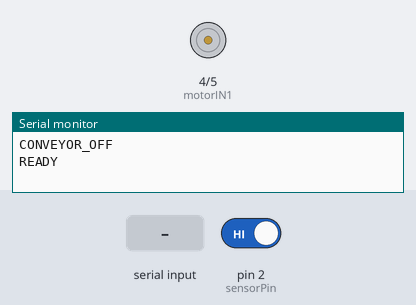
A sketch run on a simulated Arduino Uno, built with avr-gcc and run on an emulated ATmega328P. Parts: motor-driver pin pairs drawn as motors (green arrow = first pin HIGH = forward, orange = second pin HIGH = backward, longer = more drive), the last lines printed to the serial monitor. Inputs (shaded band) come from the test bench; at power-on: pin 2 (sensorPin) HIGH.

Above: at 1.2 s.
1.3 s: "START\n" received over Serial
At 1.7 s:
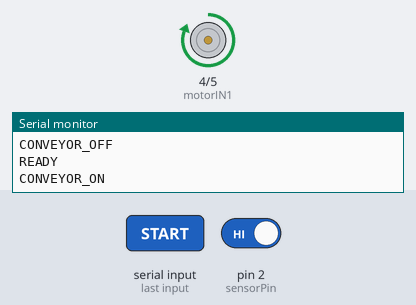
2.8 s: pin 2 (sensorPin) driven LOW
At 3.5 s:
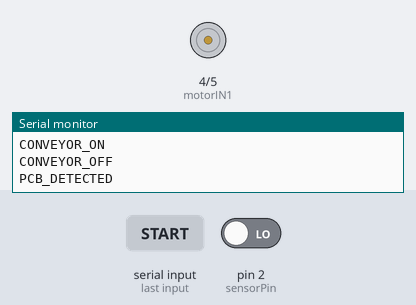
Timing chart, 0 to 5.8 s (numbered marks = the images above; inputs shaded):
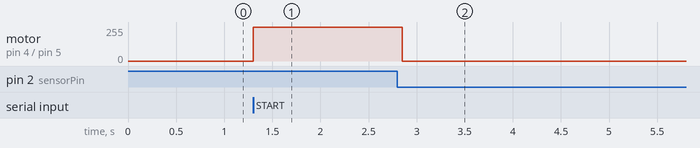

The sketch:

pcb_conveyor_uno.ino
```cpp
const int sensorPin = 2;
const int motorIN1  = 4;
const int motorIN2  = 5;

bool conveyorRunning  = false;
bool pcbDetected      = false;
bool waitingForResume = false;

// Sensor bypass: ignore IR sensor for BYPASS_DURATION ms after inspection
const unsigned long BYPASS_DURATION = 2000;
bool     sensorBypassed   = false;
unsigned long bypassStart = 0;

const unsigned long DEBOUNCE_MS = 50;
unsigned long sensorTriggeredAt = 0;
bool sensorArmed = false;

String inputBuffer = "";

void setup() {
  Serial.begin(115200);
  pinMode(sensorPin, INPUT_PULLUP);
  pinMode(motorIN1, OUTPUT);
  pinMode(motorIN2, OUTPUT);
  stopConveyor();
  Serial.println("READY");
}

void loop() {
  readSerial();
  checkBypassTimer();
  checkSensor();
}

// Serial
void readSerial() {
  while (Serial.available()) {
    char c = Serial.read();
    if (c == '\n' || c == '\r') {
      inputBuffer.trim();
      if (inputBuffer == "START") {
        waitingForResume = false;
        pcbDetected      = false;
        startConveyor();
      } else if (inputBuffer == "STOP") {
        waitingForResume = false;
        stopConveyor();
      } else if (inputBuffer == "SENSOR_BYPASS") {
        // Disable sensor for 2s so current PCB can clear past the sensor
        sensorBypassed    = true;
        bypassStart       = millis();
        sensorArmed       = false;
        pcbDetected       = false;
        waitingForResume  = false;
      }
      inputBuffer = "";
    } else {
      inputBuffer += c;
    }
  }
}

// Bypass timer
void checkBypassTimer() {
  if (sensorBypassed && (millis() - bypassStart >= BYPASS_DURATION)) {
    sensorBypassed = false;   // re-arm sensor
  }
}

//  IR Sensor
void checkSensor() {

  if (!conveyorRunning || waitingForResume || sensorBypassed) return;

  bool objectPresent = (digitalRead(sensorPin) == LOW);

  if (objectPresent && !sensorArmed) {
    sensorTriggeredAt = millis();
    sensorArmed = true;
  } else if (objectPresent && sensorArmed) {
    if ((millis() - sensorTriggeredAt >= DEBOUNCE_MS) && !pcbDetected) {
      pcbDetected      = true;
      waitingForResume = true;
      stopConveyor();
      Serial.println("PCB_DETECTED");
    }
  } else {
    sensorArmed = false;
  }
}

// Motor
void startConveyor() {
  digitalWrite(motorIN1, HIGH);
  digitalWrite(motorIN2, LOW);
  conveyorRunning = true;
  Serial.println("CONVEYOR_ON");
}

void stopConveyor() {
  digitalWrite(motorIN1, LOW);
  digitalWrite(motorIN2, LOW);
  conveyorRunning = false;
  Serial.println("CONVEYOR_OFF");
}
```

Measured:
- after the input at 1.3 s, motor on pin 4 (motorIN1) / pin 5 (motorIN2): stopped → forward 255/255 at once
- after the input at 2.8 s, motor on pin 4 (motorIN1) / pin 5 (motorIN2): forward 255/255 → stopped after 0.05 s
